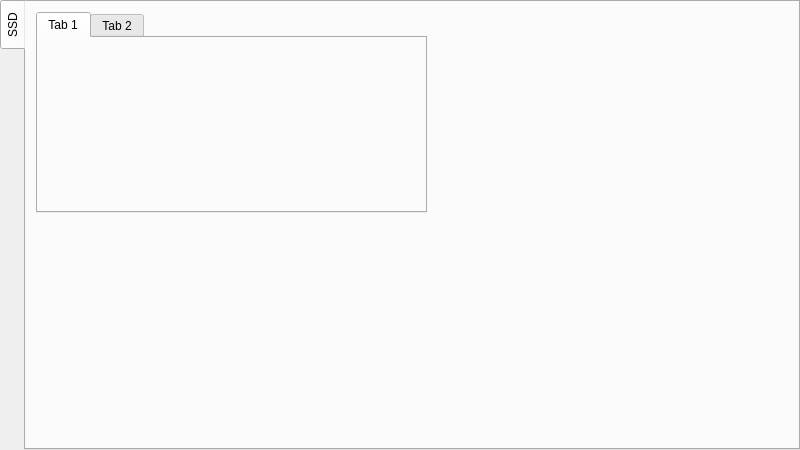
<?xml version="1.0" encoding="UTF-8"?>
<ui version="4.0">
 <class>TopmoreKitMainWindowClass</class>
 <widget class="QMainWindow" name="TopmoreKitMainWindowClass">
  <property name="geometry">
   <rect>
    <x>0</x>
    <y>0</y>
    <width>800</width>
    <height>450</height>
   </rect>
  </property>
  <property name="minimumSize">
   <size>
    <width>800</width>
    <height>450</height>
   </size>
  </property>
  <property name="windowTitle">
   <string>TOPMORE Kit (Prototype Demo)</string>
  </property>
  <widget class="QWidget" name="ContentWidget">
   <layout class="QVBoxLayout" name="verticalLayout">
    <property name="spacing">
     <number>0</number>
    </property>
    <property name="leftMargin">
     <number>0</number>
    </property>
    <property name="topMargin">
     <number>0</number>
    </property>
    <property name="rightMargin">
     <number>0</number>
    </property>
    <property name="bottomMargin">
     <number>0</number>
    </property>
    <item>
     <widget class="QTabWidget" name="FeatureTabWidget">
      <property name="tabPosition">
       <enum>QTabWidget::West</enum>
      </property>
      <property name="currentIndex">
       <number>0</number>
      </property>
      <widget class="QWidget" name="SSDManagerTab">
       <attribute name="title">
        <string>SSD</string>
       </attribute>
       <widget class="QTabWidget" name="tabWidget">
        <property name="geometry">
         <rect>
          <x>10</x>
          <y>10</y>
          <width>391</width>
          <height>201</height>
         </rect>
        </property>
        <property name="styleSheet">
         <string notr="true">QTabBar::tab {
    alignment: left
}</string>
        </property>
        <widget class="QWidget" name="tab">
         <attribute name="title">
          <string>Tab 1</string>
         </attribute>
        </widget>
        <widget class="QWidget" name="tab_2">
         <attribute name="title">
          <string>Tab 2</string>
         </attribute>
        </widget>
       </widget>
      </widget>
     </widget>
    </item>
   </layout>
  </widget>
 </widget>
 <layoutdefault spacing="6" margin="11"/>
 <resources/>
 <connections/>
</ui>
